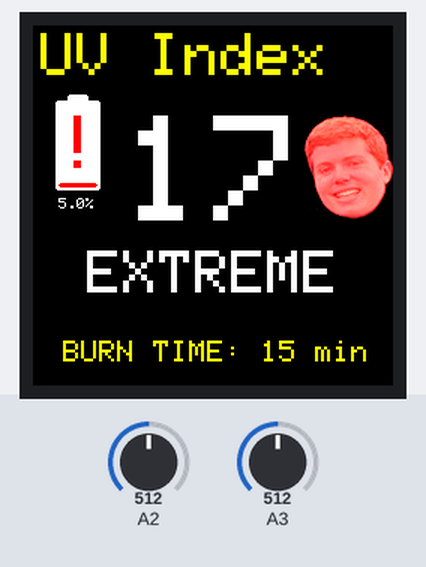
Bench run of a sketch on a simulated Arduino Uno, built with avr-gcc and run on an emulated ATmega328P. Shown: 240×240 colour display. Inputs (shaded band) come from the test bench; at power-on: A2 = 512, A3 = 512.

Above: at 1.4 s.
1.5 s: A2 set to 716
At 3.3 s:
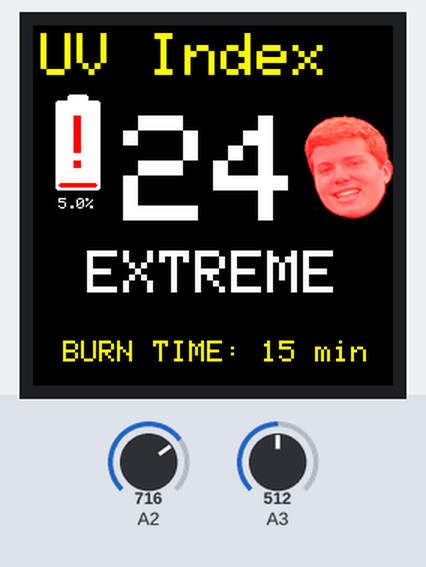
4.0 s: A3 set to 716
At 5.1 s:
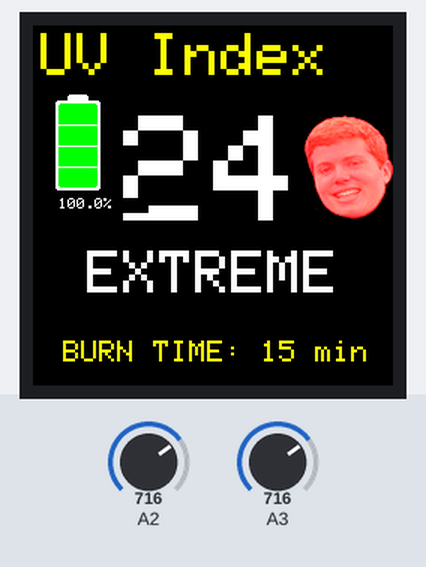
6.1 s: A2 set to 328
At 7.5 s:
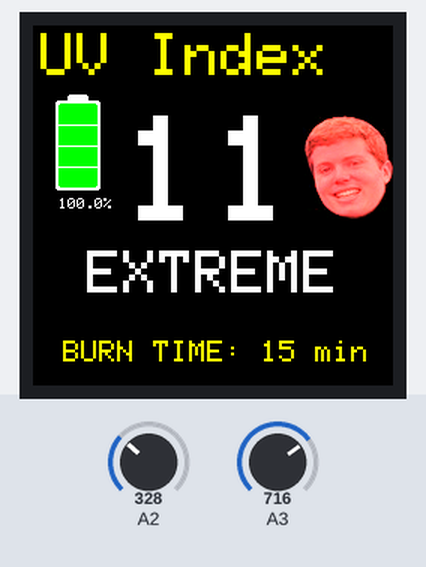
8.2 s: A2 set to 310
At 10.0 s:
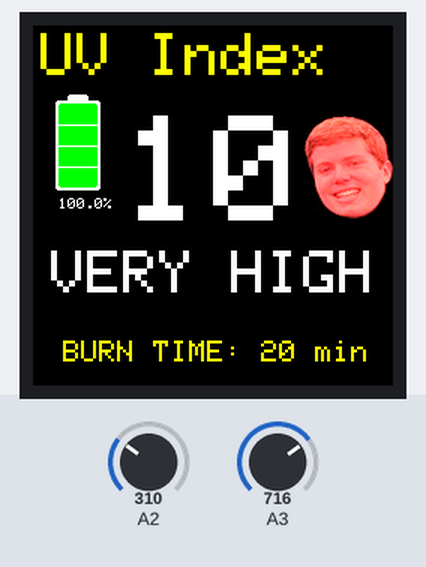
10.4 s: A3 set to 571
At 11.8 s:
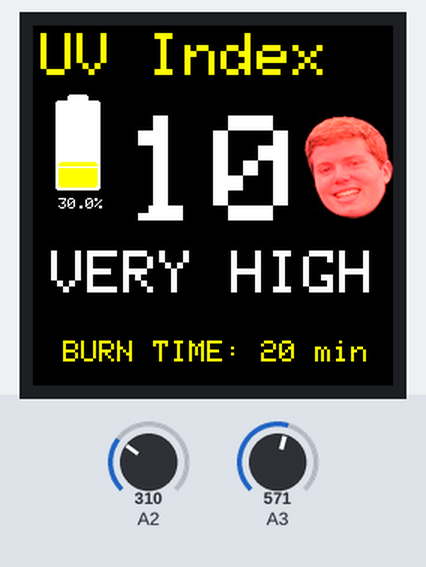
12.4 s: A3 set to 543
At 13.5 s:
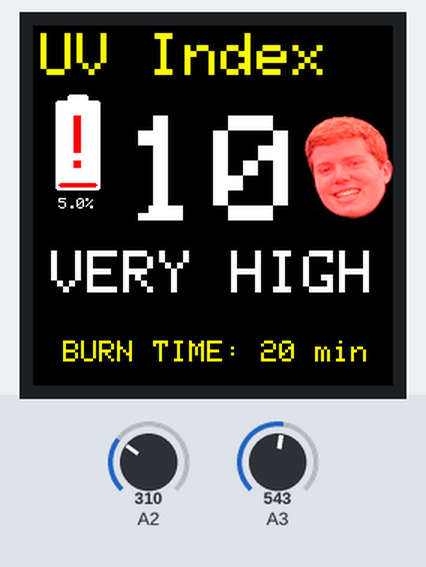
Timing chart, 0 to 15.4 s (numbered marks = the images above; inputs shaded):
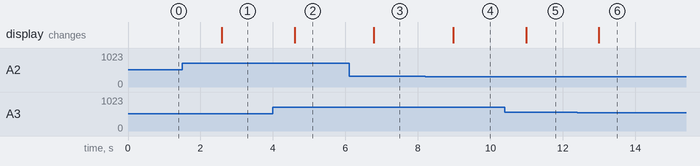

The sketch:

Burn_Meter.ino
```cpp
#include "TFT_display.h"
#include "battery.h"
#include "UV_sensor.h"
float last_percent = 100;
float last_index = 100;
float percent_now;
float index_now;

void setup(void) {
  Serial.begin(9600);
  init_screen();
}

void loop() {
  percent_now = bat_percentage();
  index_now = UV_index();

  //only update screen if there are changes in reading
  if (percent_now != last_percent){
    display_battery(percent_now);
    last_percent = percent_now;
  }
  if (index_now != last_index){
    display_texts(index_now);
    display_pic(index_now);
    last_index = index_now;
  }
  delay(1000);
}
```

TFT_display.cpp
```cpp
#include "TFT_display.h"
#include "bitmap.h"

// ST7789 TFT module connections
#define TFT_CS    10  // define chip select pin
#define TFT_DC     14  // define data/command pin
#define TFT_RST    15  // define reset pin, or set to -1 and connect to Arduino RESET pin

// Initialize Adafruit ST7789 TFT library
Adafruit_ST7789 tft = Adafruit_ST7789(TFT_CS, TFT_DC, TFT_RST);

void init_screen(){
  // if the display has CS pin try with SPI_MODE0
  tft.init(240, 240, SPI_MODE2);    // Init ST7789 display 240x240 pixel
  // if the screen is flipped, remove this command
  tft.setRotation(2);
  tft.fillScreen(ST77XX_BLACK);
  //initialize text configuration
  tft.setTextWrap(false);
}

void display_texts(int index) {
  int uv_index_h = 4;
  int num_h = 10;
  int intensity_h = 4;
  int burn_time_h = 2;

  //wipe out screen
  tft.fillRect(tft.width()/2-2*6*num_h/2, 60, num_h*6*2, num_h*1*10, ST77XX_BLACK);
  tft.fillRect(0, 150, tft.width(), intensity_h*10, ST77XX_BLACK);
  tft.fillRect(150, 150+6*10, tft.width()-150, burn_time_h*8, ST77XX_BLACK);

  //tft.fillScreen(ST77XX_BLACK);

  //Print "UV Index" title
  tft.setCursor(5, 5);
  tft.setTextColor(ST77XX_YELLOW);
  tft.setTextSize(uv_index_h);
  tft.println("UV Index");
  tft.println("");

  //Print index
  tft.setTextColor(ST77XX_WHITE);
  tft.setTextSize(num_h);
  tft.setCursor(tft.width()/2-String(index).length()*6*num_h/2, 60); //each char gets 6 pixels wider per text size increase
  tft.println(String(index));

  //Change printed intensity and burn time depending on index
  char intensity[10];
  char burn_time[8];
  if (index <= 2){
    strncpy(intensity, "LOW", sizeof(intensity));
    intensity[sizeof(intensity)-1] = 0;
    strncpy(burn_time, "1+ hr", sizeof(burn_time));
    burn_time[sizeof(burn_time)-1] = 0;
  }
  else if (index > 2 && index <= 5){
    strncpy(intensity, "MODERATE", sizeof(intensity));
    intensity[sizeof(intensity)-1] = 0;
    strncpy(burn_time, "40 min", sizeof(burn_time));
    burn_time[sizeof(burn_time)-1] = 0;
  }
  else if (index > 5 && index <= 7){
    strncpy(intensity, "HIGH", sizeof(intensity));
    intensity[sizeof(intensity)-1] = 0;
    strncpy(burn_time, "30 min", sizeof(burn_time));
    burn_time[sizeof(burn_time)-1] = 0;
  }
  else if (index > 7 && index < 11){
    strncpy(intensity, "VERY HIGH", sizeof(intensity));
    intensity[sizeof(intensity)-1] = 0;
    strncpy(burn_time, "20 min", sizeof(burn_time));
    burn_time[sizeof(burn_time)-1] = 0;
  }
  else if (index >= 11){
    strncpy(intensity, "EXTREME", sizeof(intensity));
    intensity[sizeof(intensity)-1] = 0;
    strncpy(burn_time, "15 min", sizeof(burn_time));
    burn_time[sizeof(burn_time)-1] = 0;
  }

  //Print interpretation of index
  tft.setTextColor(ST77XX_WHITE);
  tft.setTextSize(4);
  tft.setCursor(tft.width()/2-strlen(intensity)*6*intensity_h/2, 150);
  for (int i = 0; i < strlen(intensity); i++){
    tft.print(intensity[i]);
  }
  tft.println("");

  //Print burn time
  tft.setTextColor(ST77XX_YELLOW);
  tft.setTextSize(burn_time_h);
  tft.setCursor(20, 150+6*10);
  tft.print("BURN TIME: ");

  for (int i = 0; i < strlen(burn_time); i++){
    tft.print(burn_time[i]);
  }
}

void display_battery(float percent) {
  int bat_x = 15;
  int bat_y = 50;
  int bat_r = 2;
  int bat_w = 30;
  int bat_h = 60;
  int white_edge = 2;
  int bat_div = 4; //num of divisions of the battery
  tft.fillRoundRect(bat_x, bat_y, bat_w, bat_h, bat_r, ST77XX_WHITE); //draw the battery white background
  tft.fillRoundRect(bat_x*2-7, bat_y-4, 14, 5, bat_r, ST77XX_WHITE); //draw the white battery cap

  //color in battery based on battery percentage
  uint16_t color;
  if (percent >= 30){
    color = ST77XX_GREEN;
  }
  else if (percent < 30 && percent > 15){
    color = ST77XX_YELLOW;
  }
  else if (percent <= 15){
    color = ST77XX_RED;
  }
  tft.fillRoundRect(bat_x+white_edge, (bat_y+white_edge)+((bat_h-2*white_edge)-round((bat_h-2*white_edge)*percent/100)), bat_w-2*white_edge, round((bat_h-2*white_edge)*percent/100), bat_r, color);

  //white lines on battery to show division
  for (int i=1; i<bat_div+1; i++){
    tft.drawLine(bat_x+white_edge, bat_y+white_edge+round((bat_h-2*white_edge)/bat_div)*i, bat_x+white_edge+bat_w-2*white_edge, bat_y+white_edge+round((bat_h-2*white_edge)/bat_div)*i, ST77XX_WHITE);
  }

  if (percent <= 10){
    //Print warning symbol over white line
    tft.setTextColor(ST77XX_RED);
    tft.setTextSize(5);
    tft.setCursor(bat_x+white_edge+bat_w/2-5*6/2, 60);
    tft.print("!");
  }

  //display percentage
  tft.fillRect(bat_x+white_edge+bat_w/2-5*6/2, 115, 60, 10, ST77XX_BLACK);
  tft.setTextColor(ST77XX_WHITE);
  tft.setTextSize(1);
  tft.setCursor(bat_x+white_edge+bat_w/2-5*6/2, 115);
  tft.print(String(percent, 1));
  tft.print("%");
}

void display_pic(int index){
  //Case 2: Multi Colored Images/Icons
  int h = 69,w = 60, row, col, buffidx=0;
  uint16_t color;
  for (row=0; row<h; row++) { // For each scanline...
    for (col=0; col<w; col++) { // For each pixel...
      //To read from Flash Memory, pgm_read_XXX is required.
      //Since image is stored as uint16_t, pgm_read_word is used as it uses 16bit address
      // adjust color based on index to make face more red if UV is strong
      color = adjust_redness(pgm_read_word(face + buffidx), index); //face is the bitmap we are using
      tft.drawPixel(180+col, 60+row, color);
      buffidx++;
    } // end pixel
  }
}

uint16_t adjust_redness(uint16_t color, int index){
  // color is a 16 bit RGB number in format RRRRR-GGGGGG-BBBBB
  // index is the UV index we get from our sensor
  int r = color >> 11;
  int new_r = r+(r*index/5);
  if (new_r > 0b11111){
    new_r = 0b11111; //make sure we don't overflow these bits
  }
  uint16_t new_color = (color & 0b0000011111111111) | (new_r << 11);
  return new_color; //return hue-adjusted index
}
```

TFT_display.h
```cpp
#ifndef TFT_DISPLAY_H
#define TFT_DISPLAY_H
#include <Adafruit_GFX.h>    // Core graphics library
#include <Adafruit_ST7789.h> // Hardware-specific library for ST7789
#include <SPI.h>             // Arduino SPI library

void init_screen();
void display_texts(int index);
void display_battery(float percent);
void display_pic(int index);
uint16_t adjust_redness(uint16_t color, int index);

#endif
```

UV_sensor.cpp
```cpp
#include "battery.h"
#include "UV_sensor.h"
#include <Arduino.h>

int UV_index(){
  float v = read_voltage(A2);
  // convert voltage to index using this crude formula
  // source: https://www.adafruit.com/product/1918
  return round(v/0.1);
}
```

UV_sensor.h
```cpp
#ifndef UV_SENSOR_H
#define UV_SENSOR_H

int UV_index();

#endif
```

battery.cpp
```cpp
#include "battery.h"
#include <Arduino.h>

float read_voltage(int pin){
  int a = analogRead(pin);
  //int a = adc_read(pin);
  return 3.36*a/1023;
}

float bat_percentage(){
  float v = 2*read_voltage(A3); // take into account the voltage divider loss
  float c = 0; //capacity in percentage
  // Use a series of linear interpolation for rough estimate of capacity for 1S LiPo battery
  // Source: https://blog.ampow.com/lipo-voltage-chart/
  if (v > 4.15){
    c = ((4.15-4.2)/(95-100))*(v-4.2)+100;
  }
  else if (v <= 4.15 && v > 4.11){
    c = ((4.11-4.15)/(90-95))*(v-4.15)+95;
  }
  else if (v <= 4.11 && v > 4.08){
    c = ((4.08-4.11)/(85-90))*(v-4.11)+90;
  }
  else if (v <= 4.08 && v > 4.02){
    c = ((4.02-4.08)/(80-85))*(v-4.08)+85;
  }
  else if (v <= 4.02 && v > 3.98){
    c = ((3.98-4.02)/(75-80))*(v-4.02)+80;
  }
  else if (v <= 3.98 && v > 3.95){
    c = ((3.95-3.98)/(70-75))*(v-3.98)+75;
  }
  else if (v <= 3.95 && v > 3.91){
    c = ((3.91-3.95)/(65-70))*(v-3.95)+70;
  }
  else if (v <= 3.91 && v > 3.87){
    c = ((3.87-3.91)/(60-65))*(v-3.91)+65;
  }
  else if (v <= 3.87 && v > 3.85){
    c = ((3.85-3.87)/(55-60))*(v-3.87)+60;
  }
  else if (v <= 3.85 && v > 3.84){
    c = ((3.84-3.85)/(50-55))*(v-3.85)+55;
  }
  else if (v <= 3.84 && v > 3.82){
    c = ((3.82-3.84)/(45-50))*(v-3.84)+50;
  }
  else if (v <= 3.82 && v > 3.8){
    c = ((3.8-3.82)/(40-45))*(v-3.82)+45;
  }
  else if (v <= 3.8 && v > 3.79){
    c = ((3.79-3.8)/(35-40))*(v-3.8)+40;
  }
  else if (v <= 3.79 && v > 3.77){
    c = ((3.77-3.79)/(30-35))*(v-3.79)+35;
  }
  else if (v <= 3.77 && v > 3.75){
    c = ((3.75-3.77)/(25-30))*(v-3.77)+30;
  }
  else if (v <= 3.75 && v > 3.73){
    c = ((3.73-3.75)/(20-25))*(v-3.75)+25;
  }
  //yellow zone
  else if (v <= 3.73 && v > 3.71){
    c = ((3.71-3.73)/(15-20))*(v-3.73)+20;
  }
  //danger zone
  else if (v <= 3.71 && v > 3.69){
    c = ((3.69-3.71)/(10-15))*(v-3.71)+15;
  }
  else if (v <= 3.69 && v > 3.61){
    c = ((3.61-3.69)/(5-10))*(v-3.69)+10;
  }
  else if (v <= 3.61 && v > 3.27){
    c = ((3.27-3.61)/(0-5))*(v-3.61)+5;
  }
  else if (v <= 3.27){
    c = 0;
  }

  // make sure battery capacity never exceeds 100 or drop below 0
  if (c > 100){
    c = 100;
  }
  if (c < 0){
    c = 0;
  }

  return c;
}
```

battery.h
```cpp
#ifndef BATTERY_H
#define BATTERY_H

float read_voltage(int pin);
float bat_percentage();

#endif
```

Source omitted: bitmap.h (data table, 66541 bytes)

Measured:
- the behaviour switches between 320 and 319 on A2 (found by bisection; images 3 and 4)
- after the input at 1.5 s, the display: changes after 1.1 s (image 1)
- after the input at 4.0 s, the display: changes after 0.60 s (image 2)
- after the input at 6.1 s, the display: changes after 0.69 s (image 3)
- after the input at 8.2 s, the display: changes after 0.78 s (image 4)
- after the input at 10.4 s, the display: changes after 0.58 s (image 5)
- after the input at 12.4 s, the display: changes after 0.59 s (image 6)
